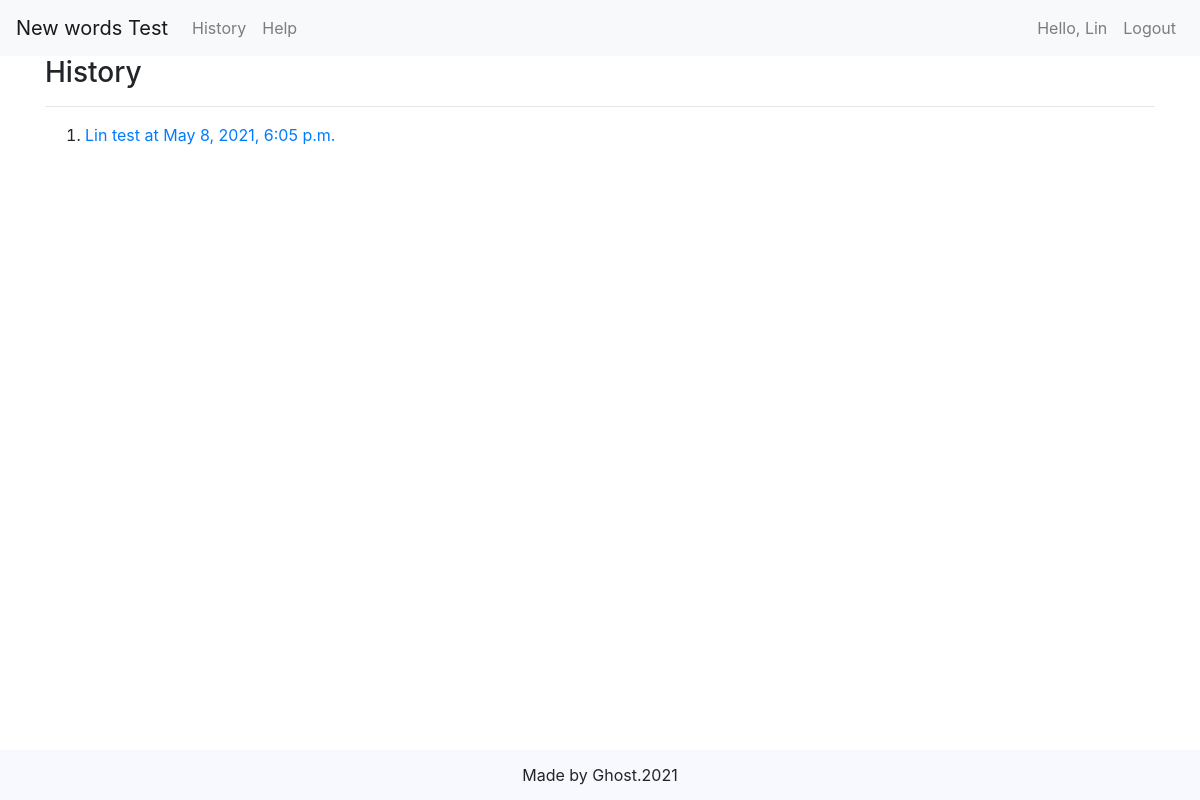
Before: /history/ (signed in) with the older database file.
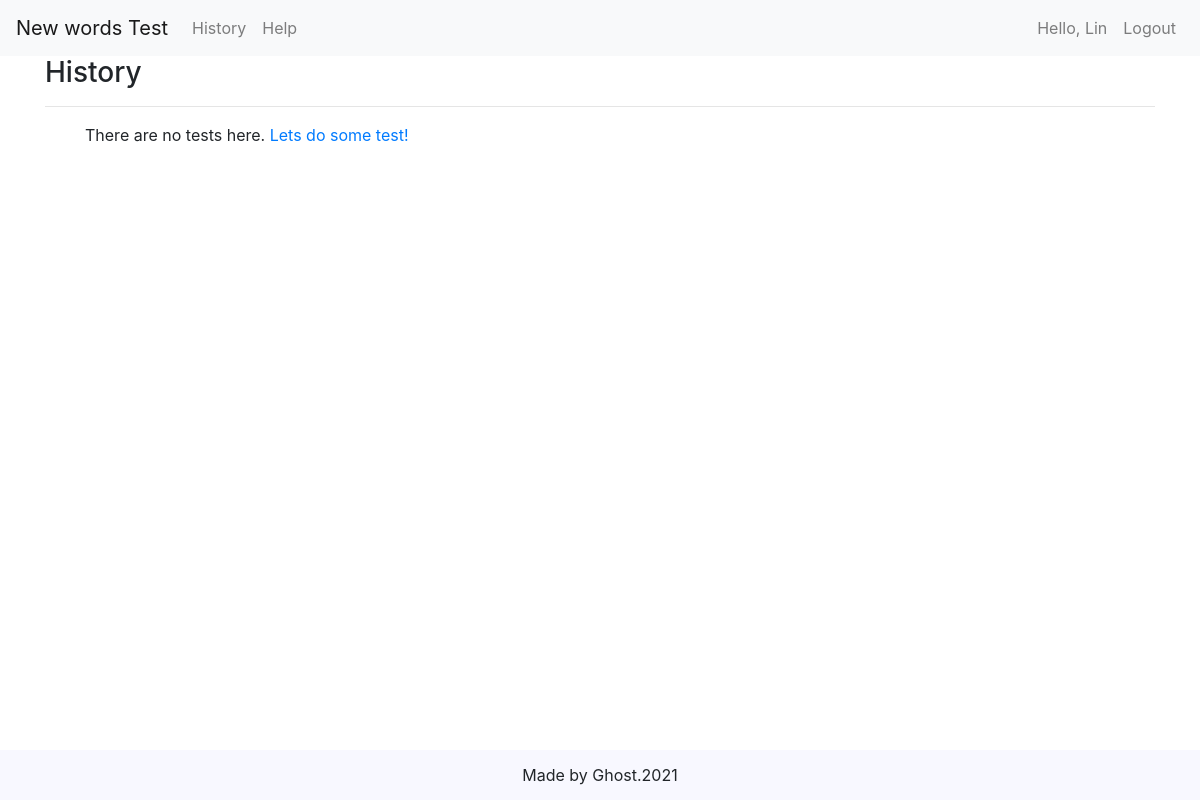
After: the same page with the newer database file.
### newword/models.py (models this page shows, shortened)
class Test(models.Model):
  test_time = models.DateTimeField(auto_now_add=True)
  score = models.IntegerField(null=True)
  user = models.ForeignKey(User, on_delete=models.CASCADE, related_name="answers")
  lesson = models.ForeignKey(Lesson, on_delete=models.CASCADE, blank=True, null=True)
  num_of_quest = models.IntegerField(blank=True, null=True)

### newword/views.py (the view)
# urls.py: path("history/", views.view_history, name="history"),
@login_required
def view_history(request):
  tests = Test.objects.filter(user=request.user)
  context = {
    "tests": tests,
  }
  return render(request, "history.html", context)

### newword/templates/history.html (shortened to what this page needs)
{% extends "base.html" %}
{% load static %}
{% block content %}
  <h3>History</h3>
  <hr>
  <ol>
    {% for test in tests %}
    <li><a href="{% url 'review' test.pk %}"> {{ test.user }} test at {{ test.test_time }}</a></li>
    {% empty %}
    There are no tests here.
    <a href="{% url 'home' %}">Lets do some test!</a>
    {% endfor %}
  </ol>
{% endblock %}

Changed rows visible on the page:
removed Test: user "Lin", test_time "May 8, 2021, 6:05 p.m."
Other visible differences:
text now shown: "There are no tests here. Lets do some test!"
